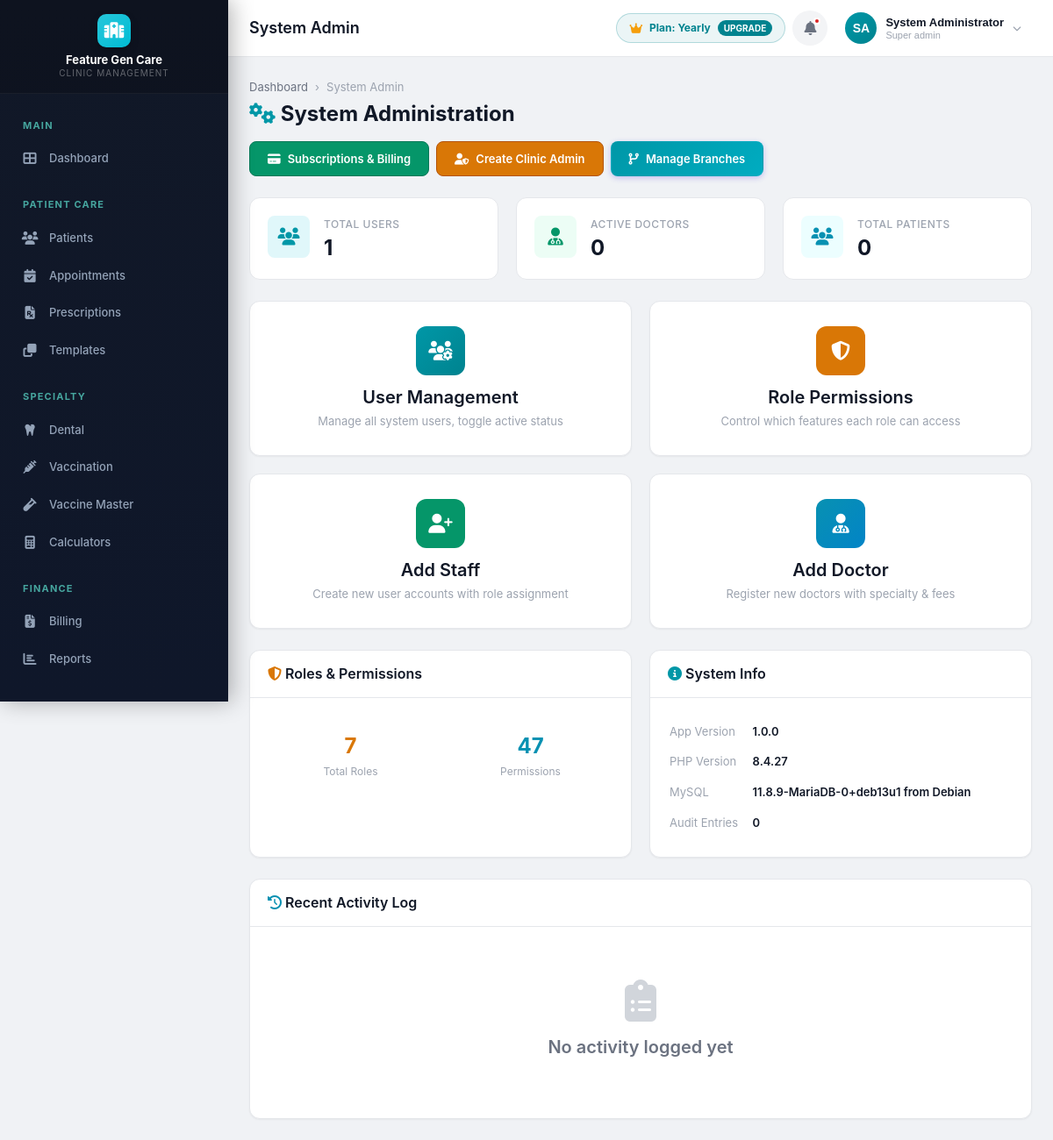
/modules/admin/index.php (signed in), run on the app's committed database.
### tables this page shows
CREATE TABLE IF NOT EXISTS clinics (
    id INT AUTO_INCREMENT PRIMARY KEY,
    name VARCHAR(200) NOT NULL,
    tagline VARCHAR(300) DEFAULT NULL,
    logo VARCHAR(500) DEFAULT NULL,
    email VARCHAR(150) DEFAULT NULL,
    phone VARCHAR(20) DEFAULT NULL,
    alt_phone VARCHAR(20) DEFAULT NULL,
    website VARCHAR(200) DEFAULT NULL,
    address TEXT DEFAULT NULL,
    city VARCHAR(100) DEFAULT NULL,
    state VARCHAR(100) DEFAULT NULL,
    pincode VARCHAR(10) DEFAULT NULL,
    country VARCHAR(100) DEFAULT 'India',
    registration_no VARCHAR(100) DEFAULT NULL,
    gst_number VARCHAR(20) DEFAULT NULL,
    pan_number VARCHAR(20) DEFAULT NULL,
    primary_color VARCHAR(10) DEFAULT '#4F46E5',
    secondary_color VARCHAR(10) DEFAULT '#7C3AED',
    currency_symbol VARCHAR(5) DEFAULT '₹',
    date_format VARCHAR(20) DEFAULT 'd/m/Y',
    time_format VARCHAR(10) DEFAULT '12h',
    timezone VARCHAR(50) DEFAULT 'Asia/Kolkata',
    prescription_header TEXT DEFAULT NULL,
    prescription_footer TEXT DEFAULT NULL,
    invoice_header TEXT DEFAULT NULL,
    invoice_footer TEXT DEFAULT NULL,
    invoice_prefix VARCHAR(10) DEFAULT 'INV',
    invoice_start_no INT DEFAULT 1,
    patient_id_prefix VARCHAR(10) DEFAULT 'PT',
    patient_id_start_no INT DEFAULT 1000,
    is_active TINYINT(1) DEFAULT 1,
    created_at TIMESTAMP DEFAULT CURRENT_TIMESTAMP,
    updated_at TIMESTAMP DEFAULT CURRENT_TIMESTAMP ON UPDATE CURRENT_TIMESTAMP
);

CREATE TABLE IF NOT EXISTS tenants (
    id INT AUTO_INCREMENT PRIMARY KEY,
    clinic_name VARCHAR(200) NOT NULL,
    subdomain VARCHAR(100) NOT NULL UNIQUE,
    db_host VARCHAR(100) NOT NULL DEFAULT 'localhost',
    db_name VARCHAR(100) NOT NULL UNIQUE,
    db_user VARCHAR(100) NOT NULL,
    db_password VARCHAR(255) NOT NULL,
    status ENUM('active', 'suspended', 'pending') DEFAULT 'active',
    
     
    plan_type ENUM('trial', 'monthly', 'yearly', 'one_time', 'custom') DEFAULT 'trial',
    billing_cycle ENUM('trial', 'monthly', 'yearly', 'one_time') DEFAULT 'trial',
    max_doctors INT DEFAULT 2 COMMENT 'Doctor quota: 0 = unlimited',
    trial_ends_at DATETIME NULL,
    subscription_starts_at DATETIME NULL,
    subscription_ends_at DATETIME NULL COMMENT 'NULL indicates lifetime/perpetual license',
    is_lifetime TINYINT(1) DEFAULT 0,
    bonus_months INT DEFAULT 0 COMMENT 'Negotiated bonus months (e.g. +2 on yearly)',
    plan_amount DECIMAL(10,2) DEFAULT 0.00,
    currency VARCHAR(10) DEFAULT 'INR',
    subscription_status ENUM('trial', 'active', 'expired', 'grace_period', 'suspended') DEFAULT 'trial',
    
    created_at TIMESTAMP DEFAULT CURRENT_TIMESTAMP,
    updated_at TIMESTAMP DEFAULT CURRENT_TIMESTAMP ON UPDATE CURRENT_TIMESTAMP,
    INDEX idx_subdomain (subdomain),
    INDEX idx_status (status),
    INDEX idx_sub_status (subscription_status)
);

### modules/admin/index.php (the view, shortened to what the rows shown need)
<?php
$pageTitle = 'System Admin';
require_once dirname(dirname(__DIR__)) . '/includes/header.php';
$db = db();
$clinicId = getCurrentClinicId();
try {
    $totalUsers = $db->fetch("SELECT COUNT(*) as c FROM users WHERE clinic_id = ?", [$clinicId])['c'];
} catch (Exception $e) {
    $totalUsers = $activeDoctors = $totalPatients = $auditCount = $totalRoles = $totalPermissions = 0;
}
?>
<div class="content-header">
    <div>
        <h1><i class="fas fa-cogs" style="color: var(--primary);"></i> System Administration</h1>
    </div>
</div>
<div class="grid-3 mb-24" style="gap: 20px;">
    <div class="stat-card">
        <div class="stat-details">
            <div class="stat-label">Total Users</div>
            <div class="stat-value"><?= $totalUsers ?></div>
        </div>
    </div>
</div>
<?php require_once INCLUDES_PATH . '/footer.php'; ?>

### includes/header.php (shortened to what the rows shown need)
<?php
if (!defined('BASE_URL')) {
    require_once dirname(__DIR__) . '/config/session.php';
}
?>
<!DOCTYPE html>
<html lang="en">
<head>
    <link rel="stylesheet" href="<?= ASSETS_URL ?>/css/style.css?v=2.1">
    <link rel="stylesheet" href="https://cdnjs.cloudflare.com/ajax/libs/font-awesome/6.5.0/css/all.min.css">
</head>
<body>
<div class="app-wrapper">
    <?php include __DIR__ . '/sidebar.php'; ?>
    <div class="main-content">
        <header class="header">
            <div class="header-left">
                <?php if (isset($pageTitle)): ?>
                <h2 class="page-title"><?= $pageTitle ?></h2>
                <?php endif; ?>
            </div>
            <div class="header-right">
                <?php if (in_array(getCurrentUserRole(), [ROLE_SUPER_ADMIN, ROLE_ADMIN])): ?>
                <?php
                $hdrTenant = db()->tenantInfo ?? [];
                $hdrPlan = ucfirst(sanitizeOutput($hdrTenant['plan_type'] ?? 'Trial'));
                ?>
                <a href="<?= BASE_URL ?>/modules/subscription/paywall.php" class="header-plan-badge" style="display: flex; align-items: center; gap: 8px; padding: 6px 14px; border-radius: 20px; font-size: 12px; font-weight: 700; text-decoration: none; background: rgba(0, 131, 143, 0.08); color: #00838f; border: 1px solid rgba(0, 131, 143, 0.25); transition: all 0.2s;" title="View Plan & Upgrade Options">
                    <i class="fas fa-crown" style="color: #f59e0b; font-size: 13px;"></i>
                    <span>Plan: <?= $hdrPlan ?></span>
                    <span style="background: #00838f; color: white; padding: 1px 7px; border-radius: 10px; font-size: 10px; text-transform: uppercase;">Upgrade</span>
                </a>
                <?php endif; ?>
            </div>
        </header>
        <div class="content-area">

### includes/sidebar.php (shortened to what the rows shown need)
<?php
$db = db();
$clinicId = getCurrentClinicId();
$clinic = $db->fetch("SELECT name, logo FROM clinics WHERE id = ?", [$clinicId]);
$logoUrl = '';
$logoExists = false;
?>
<aside class="sidebar">
    <div class="sidebar-brand" style="flex-direction: column; align-items: center; gap: 6px; padding: 16px 12px;">
        <?php if ($logoExists && !empty($logoUrl)): ?>
            <img src="<?= $logoUrl ?>" alt="Clinic Logo" style="max-height: 48px; max-width: 140px; object-fit: contain;" onerror="this.style.display='none'; var fb=document.getElementById('sidebarFallbackLogo'); if(fb) fb.style.display='flex';">
            <div id="sidebarFallbackLogo" class="brand-logo" style="display: none;"><i class="fas fa-hospital"></i></div>
        <?php else: ?>
            <div class="brand-logo"><i class="fas fa-hospital"></i></div>
        <?php endif; ?>
        <div class="brand-text" style="text-align: center; font-size: 13px; line-height: 1.3; white-space: normal; word-break: break-word;">
            <?= sanitizeOutput($clinic['name'] ?? ($db->tenantInfo['clinic_name'] ?? APP_NAME)) ?>
            <small style="display: block; font-size: 10px; opacity: 0.7;">Clinic Management</small>
        </div>
    </div>
</aside>

### data on the page
clinics: name "Feature Gen Care", id "1"
tenants: plan_type "Yearly"

### other printed values
$pageTitle "System Admin"
$currentUser['initials'] "SA"
sanitizeOutput($currentUser['name']) "System Administrator"
str_replace('_', ' ', $currentUser['role']) "Super admin"
$activeDoctors "0"
$totalPatients "0"
$totalRoles "7"
$totalPermissions "47"
APP_VERSION "1.0.0"
phpversion() "8.4.27"
$db->fetch("SELECT VERSION() as v")['v'] "11.8.9-MariaDB-0+deb13u1 from Debian"
$auditCount "0"
